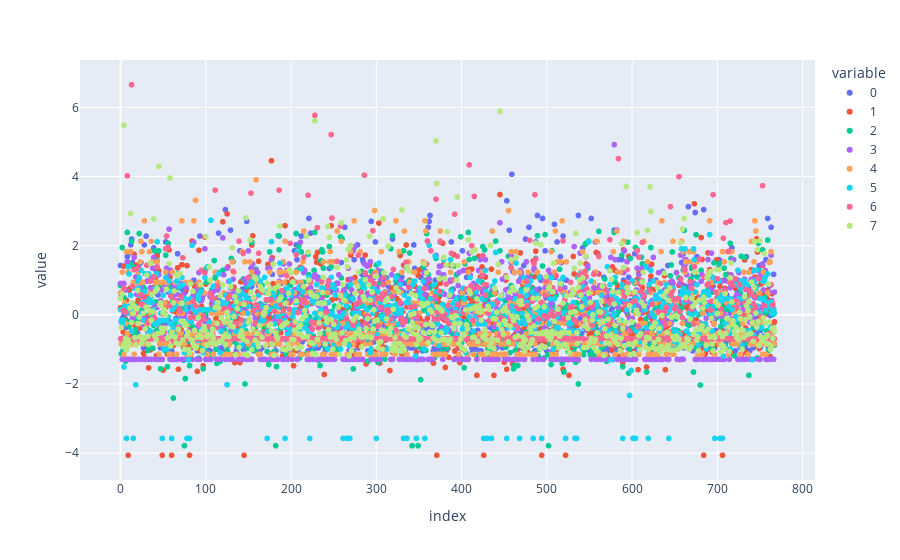

Notebook code cell kept with this figure:
### Code cell
fig = px.scatter(scaled_features)
fig

### Figure 1 — Plotly figure (JSON) as saved in the notebook; plotly's stock layout.template omitted (floating-point values rounded to 4 significant figures; data arrays with more than 128 entries replaced by an {"elided": "..."} marker saying what was removed)
{"data": [{"hovertemplate": "variable=0<br>index=%{x}<br>value=%{y}<extra></extra>", "legendgroup": "0", "marker": {"color": "#636efa", "symbol": "circle"}, "mode": "markers", "name": "0", "showlegend": true, "type": "scattergl", "x": {"elided": "768 int values"}, "xaxis": "x", "y": {"elided": "768 float values"}, "yaxis": "y"}, {"hovertemplate": "variable=1<br>index=%{x}<br>value=%{y}<extra></extra>", "legendgroup": "1", "marker": {"color": "#EF553B", "symbol": "circle"}, "mode": "markers", "name": "1", "showlegend": true, "type": "scattergl", "x": {"elided": "768 int values"}, "xaxis": "x", "y": {"elided": "768 float values"}, "yaxis": "y"}, {"hovertemplate": "variable=2<br>index=%{x}<br>value=%{y}<extra></extra>", "legendgroup": "2", "marker": {"color": "#00cc96", "symbol": "circle"}, "mode": "markers", "name": "2", "showlegend": true, "type": "scattergl", "x": {"elided": "768 int values"}, "xaxis": "x", "y": {"elided": "768 float values"}, "yaxis": "y"}, {"hovertemplate": "variable=3<br>index=%{x}<br>value=%{y}<extra></extra>", "legendgroup": "3", "marker": {"color": "#ab63fa", "symbol": "circle"}, "mode": "markers", "name": "3", "showlegend": true, "type": "scattergl", "x": {"elided": "768 int values"}, "xaxis": "x", "y": {"elided": "768 float values"}, "yaxis": "y"}, {"hovertemplate": "variable=4<br>index=%{x}<br>value=%{y}<extra></extra>", "legendgroup": "4", "marker": {"color": "#FFA15A", "symbol": "circle"}, "mode": "markers", "name": "4", "showlegend": true, "type": "scattergl", "x": {"elided": "768 int values"}, "xaxis": "x", "y": {"elided": "768 float values"}, "yaxis": "y"}, {"hovertemplate": "variable=5<br>index=%{x}<br>value=%{y}<extra></extra>", "legendgroup": "5", "marker": {"color": "#19d3f3", "symbol": "circle"}, "mode": "markers", "name": "5", "showlegend": true, "type": "scattergl", "x": {"elided": "768 int values"}, "xaxis": "x", "y": {"elided": "768 float values"}, "yaxis": "y"}, {"hovertemplate": "variable=6<br>index=%{x}<br>value=%{y}<extra></extra>", "legendgroup": "6", "marker": {"color": "#FF6692", "symbol": "circle"}, "mode": "markers", "name": "6", "showlegend": true, "type": "scattergl", "x": {"elided": "768 int values"}, "xaxis": "x", "y": {"elided": "768 float values"}, "yaxis": "y"}, {"hovertemplate": "variable=7<br>index=%{x}<br>value=%{y}<extra></extra>", "legendgroup": "7", "marker": {"color": "#B6E880", "symbol": "circle"}, "mode": "markers", "name": "7", "showlegend": true, "type": "scattergl", "x": {"elided": "768 int values"}, "xaxis": "x", "y": {"elided": "768 float values"}, "yaxis": "y"}], "layout": {"autosize": true, "legend": {"title": {"text": "variable"}, "tracegroupgap": 0}, "margin": {"t": 60}, "xaxis": {"anchor": "y", "autorange": true, "domain": [0, 1], "range": [-50.03, 817.0], "title": {"text": "index"}, "type": "linear"}, "yaxis": {"anchor": "x", "autorange": true, "domain": [0, 1], "range": [-4.89, 7.482], "title": {"text": "value"}, "type": "linear"}}}
